Frame 1 (no input): blank canvas, image omitted
Frame 60 (no input): blank canvas, image omitted
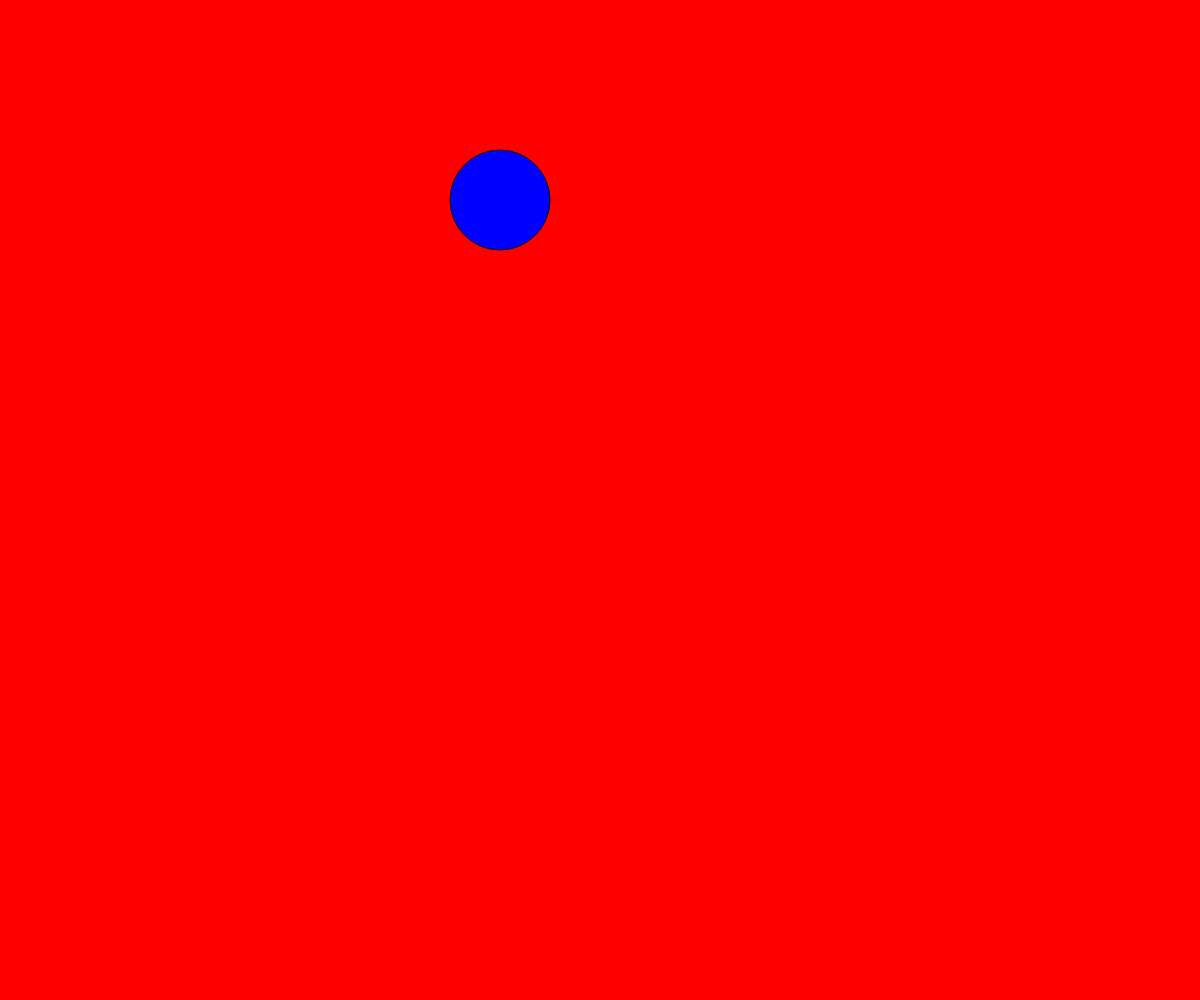
Frame 120 (the mouse pressed at the canvas centre since frame 60)

The p5.js sketch whose frames 1 and 60 were blank and that drew this single picture after the mouse press (run headless with seeded random() and noise() and a simulated clock; from frame 60 on, the mouse is pressed at the canvas centre):

// p5.js sketch
// ── sketch.js
var currentKey = "";

function setup() {
    createCanvas(windowWidth, windowHeight);
}

function draw() {
    background(255, 0, 0);

    if (currentKey == "a") {
        fill(0, 255, 0)
        rect(100, 100, 10, 10)

    } else if (currentKey == "d") {
        fill(0, 0, 255)
        ellipse(100, 100, 10, 10)

    } else if (currentKey == "k") {
        fill(0, 0, 255)
        ellipse(300, 600, 20, 500)

    } else {
        print("nope")
    }

    // print("mouseIsPressed=", mouseIsPressed)

    if (mouseIsPressed) {
        fill(0, 0, 255)
        ellipse(500, 200, 100, 100)
    }
}

function keyPressed() {
    currentKey = key;
    print("currentKey=", currentKey)
}







// RECT
    // strokeWeight(50)
    // stroke(0, 255, 0)
    // fill(random(255), random(255), random(255))
    // rect(200, 100, 100, 600);

    // // LINE
    // strokeWeight(1)
    // stroke(0)
    // line(0, 0, width/2, height/2)
    // // line(0, 0, mouseX, mouseY)

    // // print(windowWidth, windowHeight)
    // // print(width, height)
    // print(mouseX, mouseY)
// ── style.css
body {
    padding: 0;
    margin: 0;   
} 
